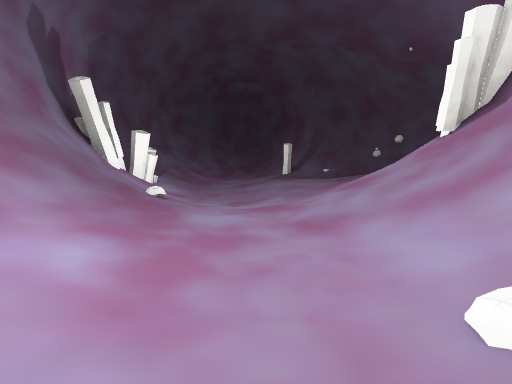
View 1 (above)

12 first-person views from a walk through a 3-D level made in the Unity game engine. The camera is 1.3 m above the floor, tilts 6° down and sees 85° across. The floor is counted in squares, 2 m on a side. Each view is taken from the middle of a square. On the plan, view 1 faces up. The plan holds only what a view shows up to about 9 squares ahead; the rest is blank. The place goes on beyond the plan. The player is left out. Some surface patterns are stand-ins.

View 2
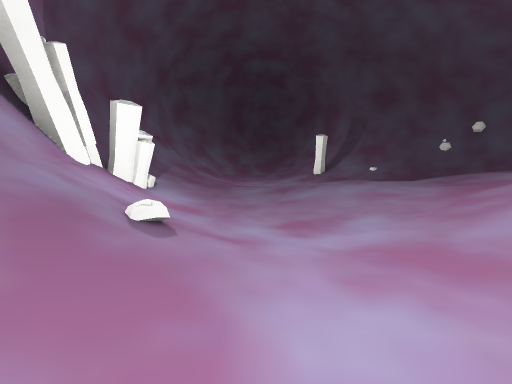

View 3
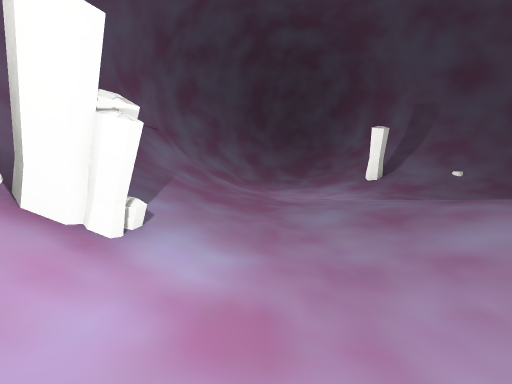

View 4
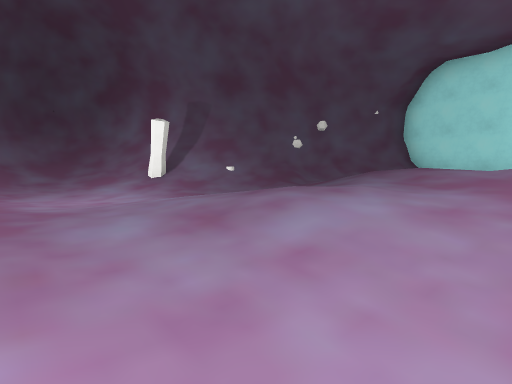

View 5
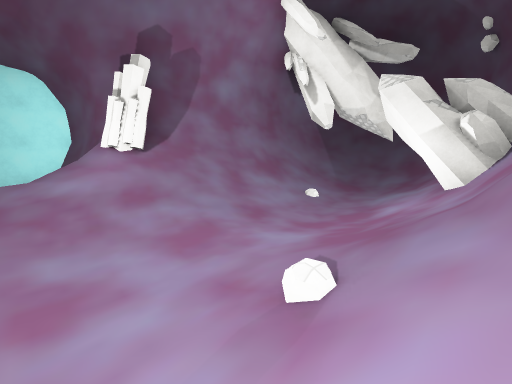

View 6
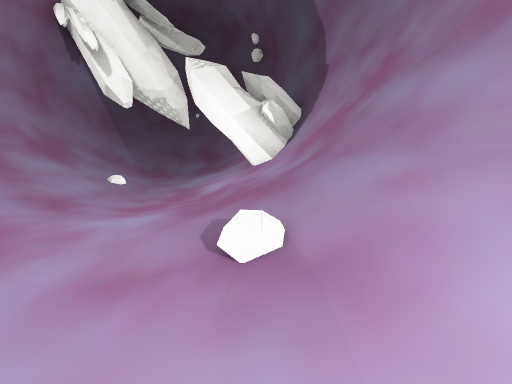

View 7
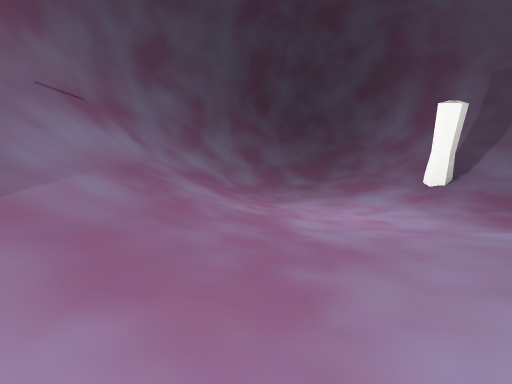

View 8
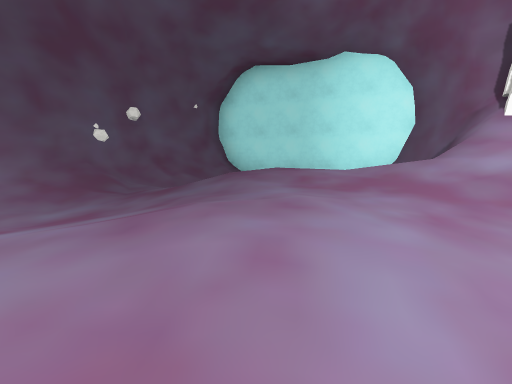

View 9
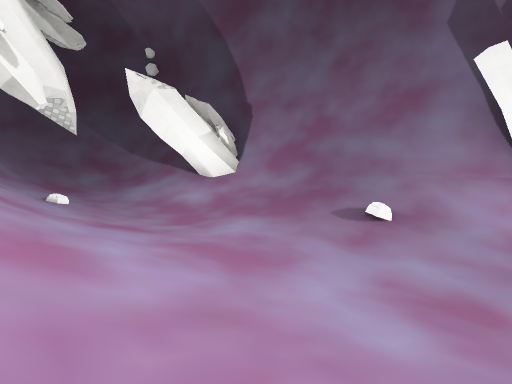

View 10
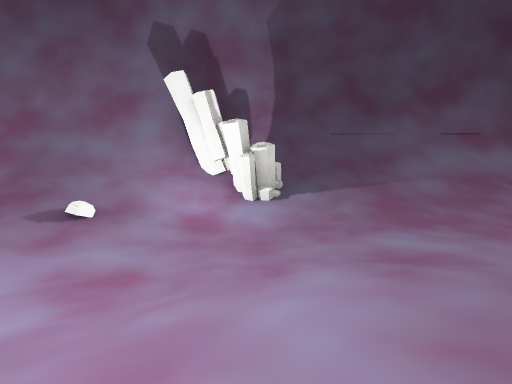

View 11
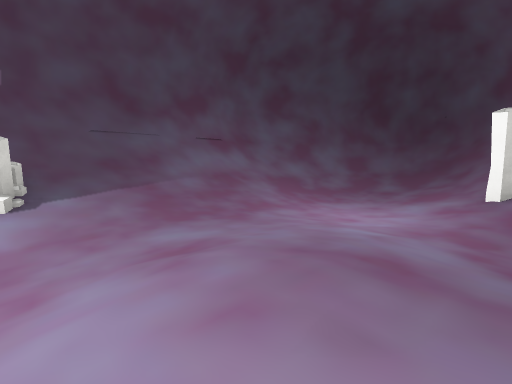

View 12
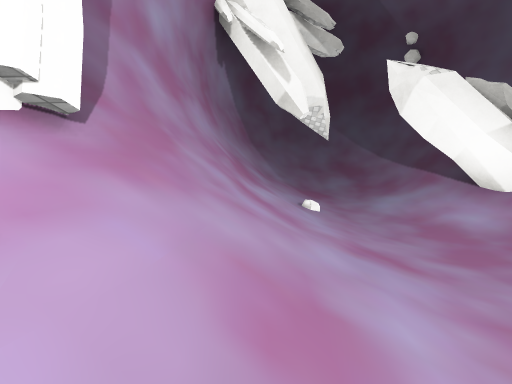

### Floor plan
Key: @ floor where view 1 was taken; # wall or solid block; . main floor; : floor 0.25 m higher than the main floor; - floor 0.25 m lower than the main floor; + floor 0.5 m higher than the main floor; _ floor 0.5 m lower than the main floor; * floor 0.75 m higher than the main floor; % floor 1 m higher than the main floor; / step, stairs or slope; = window, fence, low wall or low ledge; ^ raised ledge; v drop or lower ground; O other object.
Columns run from 5 left of view 1 to 8 right of it. Each row starts with its distance up from view 1.
 18     ^^=
 17   =#//^#
 16  v#////#
 15  =//-.//#
 14  #/.--.#/^
 13  =/.-_--//#v
 12  =/.-----//#
 11  =/....-.:./#
 10 ==/..:::// ./#
  9 #//.-:++*%   #
  8 =#O--/:+*%  ##
  7 vO//_-.+//  #
  6  ^//--./// /#
  5  ^=/.-//####
  4  #//..:/##
  3  ==/.-//=
  2   ##/-//^
  1   ##/./=^
  0    =/@/==
 -1    =///#
 -2    #==##
 -3     v=

Positions as (right, up) in squares from view 1, and headings:
1: (0, 0), facing up
2: (-1, 3), facing up
3: (-2, 6), facing up
4: (-2, 7), facing up-right
5: (-3, 7), facing down-right
6: (-2, 7), facing down
7: (-2, 9), facing up
8: (-1, 9), facing right
9: (2, 7), facing down-left
10: (2, 8), facing left
11: (2, 8), facing up-left
12: (2, 6), facing down
